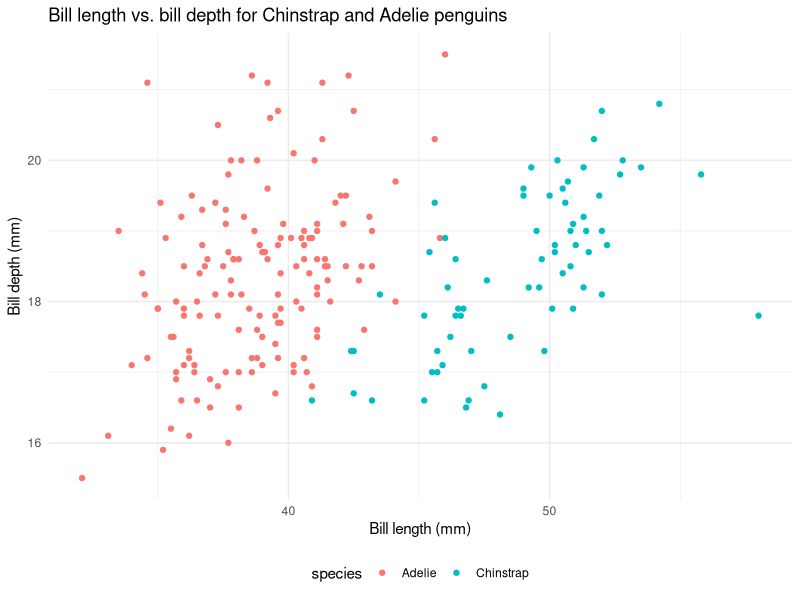
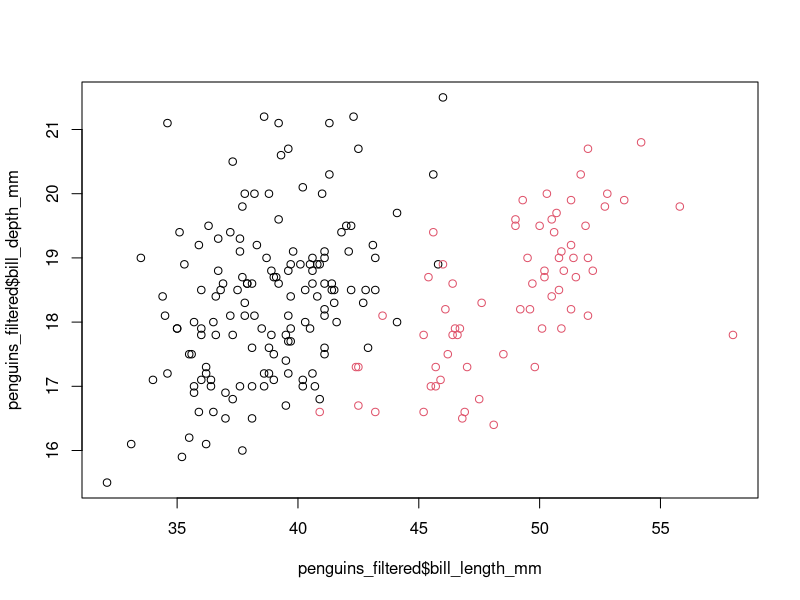

The R source for these figures, in order:
## ---- chunk 1
#| code-fold: true
### Load the tidyverse and palmer penguins packages
library(tidyverse)
library(palmerpenguins)

### Load the penguins data
data("penguins")

### Filter to just keep the Chinstrap and Adelie species
penguins_filtered <- penguins %>%
  drop_na() %>%
  filter(species %in% c("Chinstrap", "Adelie"))

### Generate a scatter plot of bill length vs. bill depth for each species
ggplot(penguins_filtered, aes(x = bill_length_mm, y = bill_depth_mm, color = species)) +
  geom_point() +
  labs(title = "Bill length vs. bill depth for Chinstrap and Adelie penguins",
       x = "Bill length (mm)",
       y = "Bill depth (mm)") +
  theme_minimal() +
  theme(legend.position = "bottom")

### Run a t-test to determine the degree to which the bill lengths are statistically different between the two species
t.test(bill_length_mm ~ species, data = penguins_filtered)

### Print a summary of the t test results as a dataframe
t.test(bill_length_mm ~ species, data = penguins_filtered) %>%
  broom::tidy() %>%
  knitr::kable()
## ---- chunk 2
### Load the palmer penguins package and load the penguins data
library(palmerpenguins)
data("penguins")

### Drop incomplete observations
penguins <- na.omit(penguins)

### Filter to just keep the Chinstrap and Adelie species
penguins_filtered <- penguins[penguins$species %in% c("Chinstrap", "Adelie"), ]

### Generate a scatter plot of bill length vs. bill depth for each species
plot(penguins_filtered$bill_length_mm, penguins_filtered$bill_depth_mm, col = penguins_filtered$species)

### Print a summary of the t test results
summary(t.test(penguins_filtered$bill_length_mm ~ penguins_filtered$species))
## ---- chunk 3
# function to calculate slope, intercept, and p value for a linear regression model
calc_lm <- function(data, y, x) {
  # identify and pull out the y (outcome) and x (predictor) variables as columns in the data frame
  y <- data[[y]]
  x <- data[[x]]
  
  # perform a linear regression on y ~ x
  lm_model <- lm(y ~ x, data = data)
  
  # return the slope, intercept, and p value in a dataframe
  data.frame(slope = coef(lm_model)[2],
             intercept = coef(lm_model)[1],
             p_value = summary(lm_model)$coefficients[2, 4])
}
### test on the penguins data
calc_lm(penguins_filtered, "bill_length_mm", "bill_depth_mm")
## ---- chunk 4
# create an empty list to store the results
results <- list()                                                 # <1>
i <- 1                                                            # <2>

# iterate over the species
for (species in unique(penguins_filtered$species)) {
  # iterate over the sex
  for(sex in unique(penguins_filtered$sex)) {                     # <3>
    # apply the function above to the penguins data
    result <- calc_lm(penguins_filtered[penguins_filtered$species == species & penguins_filtered$sex == sex, ], "bill_length_mm", "bill_depth_mm")                                                  # <4>
    # add the species and sex to the resulting dataframe
    result$species <- species
    result$sex <- sex                                             # <5>
    # store the results in the list
    results[[i]] <- result                                        # <6>
    i <- i + 1                                                    # <7>
  }
}

# combine the results into a single dataframe
results_df <- do.call(rbind, results)
  
## ---- chunk 5
library(dplyr)

# Function to apply calc_lm across groups
results_df <- penguins_filtered %>%
  split(list(.$species, .$sex), drop = TRUE) %>%  # Split by species and sex
  lapply(function(df) {
    result <- calc_lm(df, "bill_length_mm", "bill_depth_mm")  # Apply function
    result$species <- unique(df$species)  # Add species info
    result$sex <- unique(df$sex)          # Add sex info
    return(result)
  }) %>%
  bind_rows()  # Combine into a single dataframe

